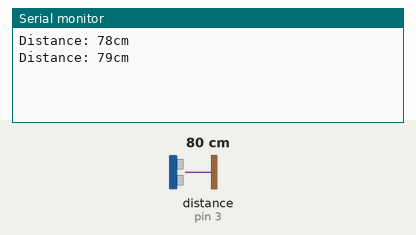
This sketch was run on a simulated Arduino Uno, built with avr-gcc and run on an emulated ATmega328P. Shown: the last lines printed to the serial monitor. Wiring (inferred from the names in the program): ultrasonic range finder: trigger pin 5; echo pin 3. The test bench sets the inputs (shaded band); at power-on: distance to the obstacle (sensor on pin 3) 80 cm. The echo pulse lasts 58.3 µs per cm.

Above: at 1.8 s.
1.9 s: distance to the obstacle (sensor on pin 3) set to 2 cm
At 2.8 s:
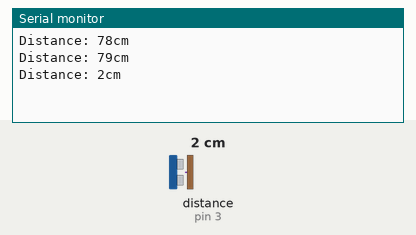
3.4 s: distance to the obstacle (sensor on pin 3) set to 4 cm
At 4.5 s:
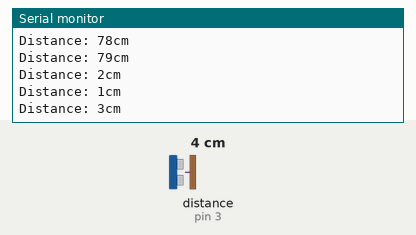
Timing chart, 0 to 6.4 s (numbered marks = the images above; inputs shaded):
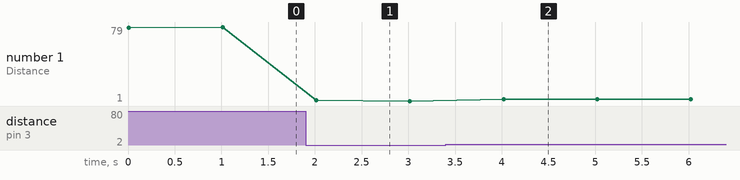

The sketch:

bluetooth_sonicSensor.ino
```cpp
#include <SoftwareSerial.h>

SoftwareSerial BTSerial(10, 11); // (Rx, Tx)
const int trigPin = 5;
const int echoPin = 3;
long duration;
int distance;

void setup() {
  Serial.begin(9600);
  BTSerial.begin(9600);
  pinMode(trigPin, OUTPUT);
  pinMode(echoPin, INPUT);
}

void loop() {
  digitalWrite(trigPin, LOW);
  delayMicroseconds(2);
  digitalWrite(trigPin, HIGH);
  delayMicroseconds(10);
  digitalWrite(trigPin, LOW);

  duration = pulseIn(echoPin, HIGH);

  distance = duration * 0.034 / 2;

  if(distance >= 10 && distance <= 20) BTSerial.write("0");
  else if(distance < 10) BTSerial.write("1");
  else BTSerial.write("2");

  Serial.print("Distance: ");
  Serial.print(distance);
  Serial.println("cm");

  delay(1000);
}
```

Measured:
- after the input at 1.9 s, the serial monitor: prints a new line after 0.11 s (image 1)
- after the input at 3.4 s, the serial monitor: prints a new line after 0.62 s (image 2)
- plotted number 1: 79 → 1 after the input at 1.9 s, 1 → 3 after the input at 3.4 s
